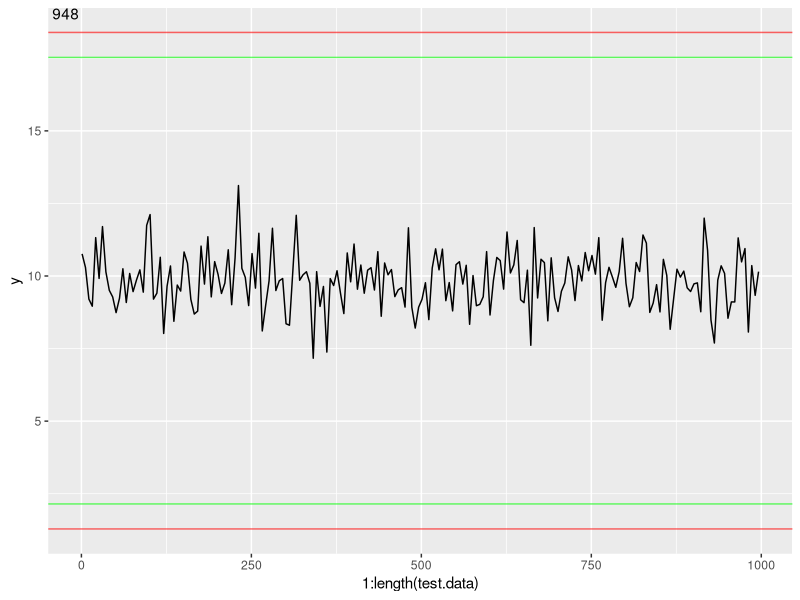

This figure's R source:
library('ggplot2')


# ------------------- Configuration -------------------
alpha <- 0.05
# --- Random data-set ---
N <- 1000
span <- 5
test.mean <- 10.0
test.sd <- 1.0

# Create normally-distributed auto-correlated series with the given mean and sd
# This implementation has several obvious problems:
# 1) The actual sd of the generated series is somewhat smaller than specified
# 2) In addition to the main autocorrelation, there are additional autocorrelation peaks (higher harmonics)
create.autocorrelated.series <- function(N=10000, autocorr.span=5, mean=0.0, sd=1.0)
{
    data <- rnorm( N/autocorr.span, mean=mean, sd=sd )
    data <- rep( data, 1, each=autocorr.span )  # repeat each element 'autocorr.span' times

    data <- filter( data, rep(1/autocorr.span, autocorr.span) ) # moving average
    data <- data[!is.na(data)]   # remove elements near the end (where the moving average is undefined...)

    #ac <- acf( data, lag.max=100 )  # calculate autocorrelation
    #print(ac$acf)  # strong autocorrelation should exit, and drop off gradually after autocorr.span positions
    #print(mean(data))
    #print(sd(data))
                                        #print(shapiro.test(data))
    #qqnorm(data)
    #print(ks.test(data, "pnorm", mean=mean(data), sd=sd(data)))

    return(data)
}


# Generate random data-set
test.data <- create.autocorrelated.series(N=N, autocorr.span=span, mean=test.mean, sd=test.sd )

Pi_uncorr = abs( qnorm( alpha, mean=mean(test.data), sd=sd(test.data) ) )

# Benjamini–Hochberg procedure
Pi <- sort( pnorm( -abs( (test.data - mean(test.data) )/ sd(test.data) ), mean=0.0, sd=1.0 ) )   # convert to z-scores and get p-values
stopifnot(all(Pi >= 0.0 & Pi <= 1.0))

Neff <- length(Pi) / span
cutoff <- 1:Neff / Neff * alpha
k <- sum(Pi < cutoff)
print(k)
print(k/Neff)
print(Pi[max(1,k)])
Pi_corr <- abs( qnorm( Pi[max(1,k)], mean=mean(test.data), sd=sd(test.data) ) )
print(Pi_corr)


# Diagnostic plot
g <- ggplot( data=data.frame(y=test.data), aes(x=1:length(test.data), y=y) ) +
    geom_line() +
    geom_hline( yintercept = mean(test.data) + Pi_uncorr, color="red",   alpha=0.6 ) +
    geom_hline( yintercept = mean(test.data) - Pi_uncorr, color="red",   alpha=0.6 ) +
    geom_hline( yintercept = mean(test.data) + Pi_corr,   color="green", alpha=0.6 ) +
    geom_hline( yintercept = mean(test.data) - Pi_corr,   color="green", alpha=0.6 ) +
    annotate( "text", x=-Inf, y=Inf, label=sprintf("%4g", sum(test.data > Pi_uncorr) + sum(test.data < -Pi_uncorr) ), hjust=0, vjust=1 )
print(g)

